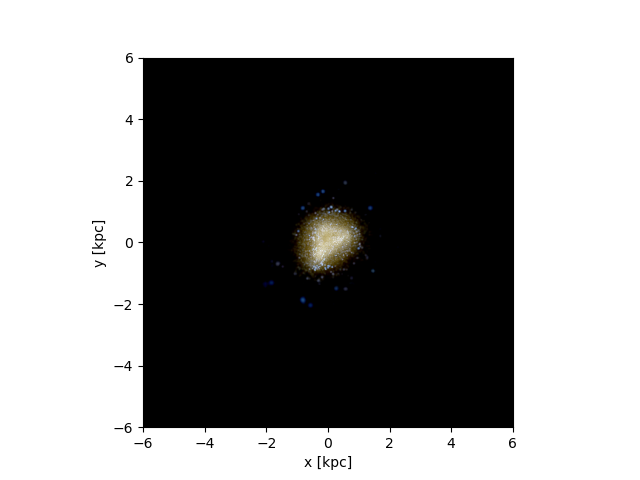

The script that saved this image:
#galaxy 154 stars code
import pynbody
import pynbody.plot.sph as sph
import matplotlib.pylab as plt

#loading snapshot
s=pynbody.load('/mnt/data0/jillian/gguaman/r154/cosmo25p.768sg1bwK1BHe75.007779')

#setting to physical units
s.physical_units()

#centering halo
pynbody.analysis.angmom.faceon(s)

#creating image using default bands(i,v,u)
pynbody.plot.stars.render(s,width='12 kpc')

#plt.show()
plt.savefig("galaxy154_stars.png")
